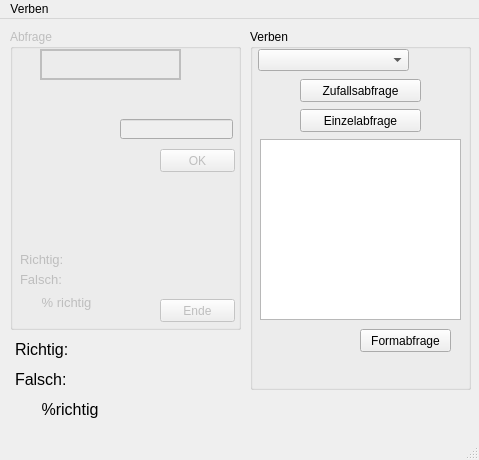
<?xml version="1.0" encoding="UTF-8"?>
<ui version="4.0">
 <class>MainWindow</class>
 <widget class="QMainWindow" name="MainWindow">
  <property name="geometry">
   <rect>
    <x>0</x>
    <y>0</y>
    <width>479</width>
    <height>460</height>
   </rect>
  </property>
  <property name="minimumSize">
   <size>
    <width>0</width>
    <height>0</height>
   </size>
  </property>
  <property name="windowTitle">
   <string>MainWindow</string>
  </property>
  <widget class="QWidget" name="centralwidget">
   <widget class="QLabel" name="gesamtrichtig">
    <property name="geometry">
     <rect>
      <x>15</x>
      <y>320</y>
      <width>121</width>
      <height>20</height>
     </rect>
    </property>
    <property name="font">
     <font>
      <pointsize>12</pointsize>
     </font>
    </property>
    <property name="text">
     <string>Richtig:</string>
    </property>
   </widget>
   <widget class="QLabel" name="gesamtprozent">
    <property name="geometry">
     <rect>
      <x>15</x>
      <y>380</y>
      <width>121</width>
      <height>20</height>
     </rect>
    </property>
    <property name="font">
     <font>
      <pointsize>12</pointsize>
     </font>
    </property>
    <property name="text">
     <string>      %richtig</string>
    </property>
   </widget>
   <widget class="QGroupBox" name="verben">
    <property name="geometry">
     <rect>
      <x>250</x>
      <y>10</y>
      <width>221</width>
      <height>361</height>
     </rect>
    </property>
    <property name="title">
     <string>Verben</string>
    </property>
    <widget class="QComboBox" name="verbenliste">
     <property name="geometry">
      <rect>
       <x>8</x>
       <y>20</y>
       <width>151</width>
       <height>22</height>
      </rect>
     </property>
    </widget>
    <widget class="QPushButton" name="zufall">
     <property name="geometry">
      <rect>
       <x>50</x>
       <y>50</y>
       <width>121</width>
       <height>23</height>
      </rect>
     </property>
     <property name="toolTip">
      <string>&lt;html&gt;&lt;head/&gt;&lt;body&gt;&lt;p&gt;Wählt Verb und Form zufällig aus.&lt;/p&gt;&lt;/body&gt;&lt;/html&gt;</string>
     </property>
     <property name="text">
      <string>Zufallsabfrage</string>
     </property>
    </widget>
    <widget class="QPushButton" name="einzel">
     <property name="geometry">
      <rect>
       <x>50</x>
       <y>80</y>
       <width>121</width>
       <height>23</height>
      </rect>
     </property>
     <property name="toolTip">
      <string>&lt;html&gt;&lt;head/&gt;&lt;body&gt;&lt;p&gt;Fragt alle Formen des ausgewählten Verbs ab.&lt;/p&gt;&lt;/body&gt;&lt;/html&gt;</string>
     </property>
     <property name="whatsThis">
      <string>&lt;html&gt;&lt;head/&gt;&lt;body&gt;&lt;p&gt;&lt;br/&gt;&lt;/p&gt;&lt;/body&gt;&lt;/html&gt;</string>
     </property>
     <property name="text">
      <string>Einzelabfrage</string>
     </property>
     <property name="autoDefault">
      <bool>false</bool>
     </property>
     <property name="default">
      <bool>false</bool>
     </property>
     <property name="flat">
      <bool>false</bool>
     </property>
    </widget>
    <widget class="QPushButton" name="formabfrage">
     <property name="geometry">
      <rect>
       <x>110</x>
       <y>300</y>
       <width>91</width>
       <height>23</height>
      </rect>
     </property>
     <property name="toolTip">
      <string>&lt;html&gt;&lt;head/&gt;&lt;body&gt;&lt;p&gt;Fragt bei allen Verben die angegebenen Formen ab.&lt;/p&gt;&lt;/body&gt;&lt;/html&gt;</string>
     </property>
     <property name="text">
      <string>Formabfrage</string>
     </property>
    </widget>
    <widget class="QListWidget" name="formart">
     <property name="geometry">
      <rect>
       <x>10</x>
       <y>110</y>
       <width>201</width>
       <height>181</height>
      </rect>
     </property>
     <property name="editTriggers">
      <set>QAbstractItemView::DoubleClicked|QAbstractItemView::EditKeyPressed</set>
     </property>
     <property name="dragEnabled">
      <bool>true</bool>
     </property>
     <property name="dragDropOverwriteMode">
      <bool>false</bool>
     </property>
     <property name="dragDropMode">
      <enum>QAbstractItemView::DragOnly</enum>
     </property>
     <property name="selectionMode">
      <enum>QAbstractItemView::SingleSelection</enum>
     </property>
    </widget>
    <widget class="QLabel" name="VerbenInfo">
     <property name="geometry">
      <rect>
       <x>0</x>
       <y>330</y>
       <width>211</width>
       <height>31</height>
      </rect>
     </property>
     <property name="text">
      <string/>
     </property>
    </widget>
   </widget>
   <widget class="QGroupBox" name="Allgemeines">
    <property name="enabled">
     <bool>false</bool>
    </property>
    <property name="geometry">
     <rect>
      <x>480</x>
      <y>10</y>
      <width>211</width>
      <height>401</height>
     </rect>
    </property>
    <property name="title">
     <string>Allgemeines</string>
    </property>
    <property name="flat">
     <bool>false</bool>
    </property>
    <property name="checkable">
     <bool>false</bool>
    </property>
    <widget class="QLabel" name="frage">
     <property name="geometry">
      <rect>
       <x>5</x>
       <y>20</y>
       <width>201</width>
       <height>81</height>
      </rect>
     </property>
     <property name="font">
      <font>
       <pointsize>11</pointsize>
      </font>
     </property>
     <property name="text">
      <string>frage</string>
     </property>
     <property name="alignment">
      <set>Qt::AlignCenter</set>
     </property>
     <property name="wordWrap">
      <bool>true</bool>
     </property>
    </widget>
    <widget class="QTextEdit" name="allgemein">
     <property name="geometry">
      <rect>
       <x>10</x>
       <y>110</y>
       <width>191</width>
       <height>121</height>
      </rect>
     </property>
     <property name="font">
      <font>
       <pointsize>10</pointsize>
      </font>
     </property>
    </widget>
    <widget class="QPushButton" name="senden">
     <property name="geometry">
      <rect>
       <x>130</x>
       <y>370</y>
       <width>75</width>
       <height>23</height>
      </rect>
     </property>
     <property name="text">
      <string>OK</string>
     </property>
    </widget>
    <widget class="QLabel" name="allgaus">
     <property name="geometry">
      <rect>
       <x>10</x>
       <y>240</y>
       <width>191</width>
       <height>41</height>
      </rect>
     </property>
     <property name="text">
      <string>allgaus</string>
     </property>
     <property name="alignment">
      <set>Qt::AlignCenter</set>
     </property>
     <property name="wordWrap">
      <bool>true</bool>
     </property>
    </widget>
    <widget class="QLabel" name="allgloesung">
     <property name="geometry">
      <rect>
       <x>5</x>
       <y>290</y>
       <width>201</width>
       <height>81</height>
      </rect>
     </property>
     <property name="text">
      <string>allgloesung</string>
     </property>
     <property name="alignment">
      <set>Qt::AlignCenter</set>
     </property>
     <property name="wordWrap">
      <bool>true</bool>
     </property>
    </widget>
   </widget>
   <widget class="QLabel" name="gesamtfalsch">
    <property name="geometry">
     <rect>
      <x>15</x>
      <y>350</y>
      <width>121</width>
      <height>21</height>
     </rect>
    </property>
    <property name="font">
     <font>
      <pointsize>12</pointsize>
     </font>
    </property>
    <property name="text">
     <string>Falsch:</string>
    </property>
   </widget>
   <widget class="QGroupBox" name="abfrage">
    <property name="enabled">
     <bool>false</bool>
    </property>
    <property name="geometry">
     <rect>
      <x>10</x>
      <y>10</y>
      <width>231</width>
      <height>301</height>
     </rect>
    </property>
    <property name="focusPolicy">
     <enum>Qt::NoFocus</enum>
    </property>
    <property name="title">
     <string>Abfrage</string>
    </property>
    <widget class="QLineEdit" name="eingabe1">
     <property name="geometry">
      <rect>
       <x>110</x>
       <y>90</y>
       <width>113</width>
       <height>20</height>
      </rect>
     </property>
    </widget>
    <widget class="QLabel" name="label1">
     <property name="geometry">
      <rect>
       <x>10</x>
       <y>80</y>
       <width>91</width>
       <height>41</height>
      </rect>
     </property>
     <property name="text">
      <string/>
     </property>
     <property name="alignment">
      <set>Qt::AlignRight|Qt::AlignTrailing|Qt::AlignVCenter</set>
     </property>
     <property name="wordWrap">
      <bool>true</bool>
     </property>
    </widget>
    <widget class="QLabel" name="label">
     <property name="geometry">
      <rect>
       <x>10</x>
       <y>150</y>
       <width>211</width>
       <height>71</height>
      </rect>
     </property>
     <property name="autoFillBackground">
      <bool>false</bool>
     </property>
     <property name="inputMethodHints">
      <set>Qt::ImhNone</set>
     </property>
     <property name="text">
      <string/>
     </property>
     <property name="textFormat">
      <enum>Qt::AutoText</enum>
     </property>
     <property name="scaledContents">
      <bool>false</bool>
     </property>
     <property name="alignment">
      <set>Qt::AlignCenter</set>
     </property>
     <property name="wordWrap">
      <bool>true</bool>
     </property>
    </widget>
    <widget class="QPushButton" name="buttonAOK">
     <property name="geometry">
      <rect>
       <x>150</x>
       <y>120</y>
       <width>75</width>
       <height>23</height>
      </rect>
     </property>
     <property name="text">
      <string>OK</string>
     </property>
     <property name="autoDefault">
      <bool>false</bool>
     </property>
     <property name="default">
      <bool>true</bool>
     </property>
     <property name="flat">
      <bool>false</bool>
     </property>
    </widget>
    <widget class="QPushButton" name="buttonAEnde">
     <property name="geometry">
      <rect>
       <x>150</x>
       <y>270</y>
       <width>75</width>
       <height>23</height>
      </rect>
     </property>
     <property name="text">
      <string>Ende</string>
     </property>
     <property name="autoDefault">
      <bool>false</bool>
     </property>
    </widget>
    <widget class="QLabel" name="abfrageart">
     <property name="geometry">
      <rect>
       <x>30</x>
       <y>20</y>
       <width>141</width>
       <height>31</height>
      </rect>
     </property>
     <property name="font">
      <font>
       <pointsize>16</pointsize>
       <weight>50</weight>
       <bold>false</bold>
      </font>
     </property>
     <property name="layoutDirection">
      <enum>Qt::RightToLeft</enum>
     </property>
     <property name="frameShape">
      <enum>QFrame::WinPanel</enum>
     </property>
     <property name="frameShadow">
      <enum>QFrame::Plain</enum>
     </property>
     <property name="lineWidth">
      <number>3</number>
     </property>
     <property name="midLineWidth">
      <number>1</number>
     </property>
     <property name="text">
      <string/>
     </property>
     <property name="textFormat">
      <enum>Qt::RichText</enum>
     </property>
     <property name="scaledContents">
      <bool>false</bool>
     </property>
     <property name="alignment">
      <set>Qt::AlignCenter</set>
     </property>
     <property name="wordWrap">
      <bool>false</bool>
     </property>
     <property name="margin">
      <number>0</number>
     </property>
     <property name="indent">
      <number>0</number>
     </property>
     <property name="openExternalLinks">
      <bool>false</bool>
     </property>
     <property name="buddy">
      <cstring></cstring>
     </property>
    </widget>
    <widget class="QLabel" name="infinitif">
     <property name="geometry">
      <rect>
       <x>50</x>
       <y>60</y>
       <width>111</width>
       <height>20</height>
      </rect>
     </property>
     <property name="font">
      <font>
       <pointsize>13</pointsize>
       <weight>75</weight>
       <bold>true</bold>
      </font>
     </property>
     <property name="text">
      <string/>
     </property>
     <property name="alignment">
      <set>Qt::AlignCenter</set>
     </property>
    </widget>
    <widget class="QLabel" name="richtig">
     <property name="geometry">
      <rect>
       <x>10</x>
       <y>220</y>
       <width>81</width>
       <height>21</height>
      </rect>
     </property>
     <property name="font">
      <font>
       <pointsize>10</pointsize>
      </font>
     </property>
     <property name="text">
      <string>Richtig:</string>
     </property>
    </widget>
    <widget class="QLabel" name="falsch">
     <property name="geometry">
      <rect>
       <x>10</x>
       <y>240</y>
       <width>81</width>
       <height>20</height>
      </rect>
     </property>
     <property name="font">
      <font>
       <pointsize>10</pointsize>
      </font>
     </property>
     <property name="text">
      <string>Falsch:</string>
     </property>
    </widget>
    <widget class="QLabel" name="prozent">
     <property name="geometry">
      <rect>
       <x>10</x>
       <y>263</y>
       <width>131</width>
       <height>21</height>
      </rect>
     </property>
     <property name="font">
      <font>
       <pointsize>10</pointsize>
      </font>
     </property>
     <property name="text">
      <string>      % richtig</string>
     </property>
    </widget>
   </widget>
  </widget>
  <widget class="QMenuBar" name="Menu">
   <property name="geometry">
    <rect>
     <x>0</x>
     <y>0</y>
     <width>479</width>
     <height>26</height>
    </rect>
   </property>
   <widget class="QMenu" name="Verbenmenu">
    <property name="title">
     <string>Verben</string>
    </property>
    <property name="separatorsCollapsible">
     <bool>false</bool>
    </property>
    <addaction name="actionVerben"/>
   </widget>
   <addaction name="Verbenmenu"/>
  </widget>
  <widget class="QStatusBar" name="statusbar"/>
  <action name="actionVerben">
   <property name="checkable">
    <bool>false</bool>
   </property>
   <property name="enabled">
    <bool>true</bool>
   </property>
   <property name="text">
    <string>Verben</string>
   </property>
  </action>
 </widget>
 <resources/>
 <connections/>
</ui>
